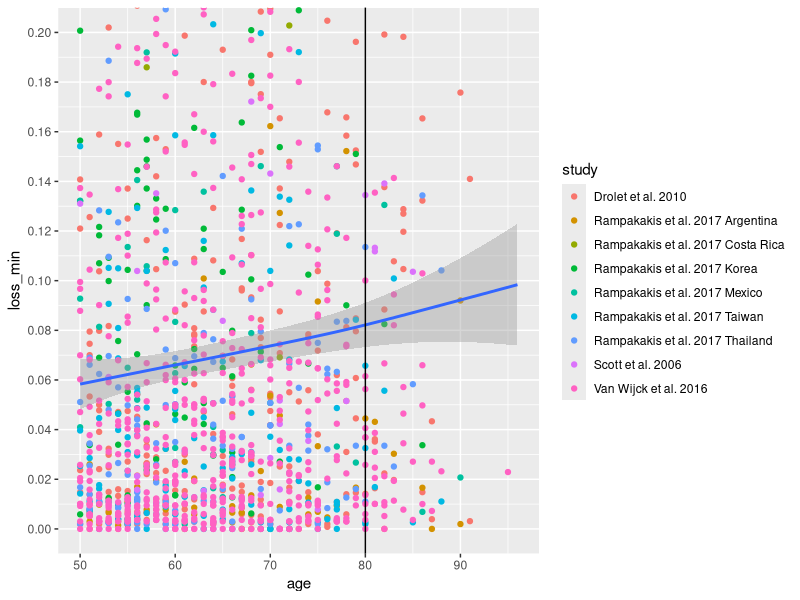
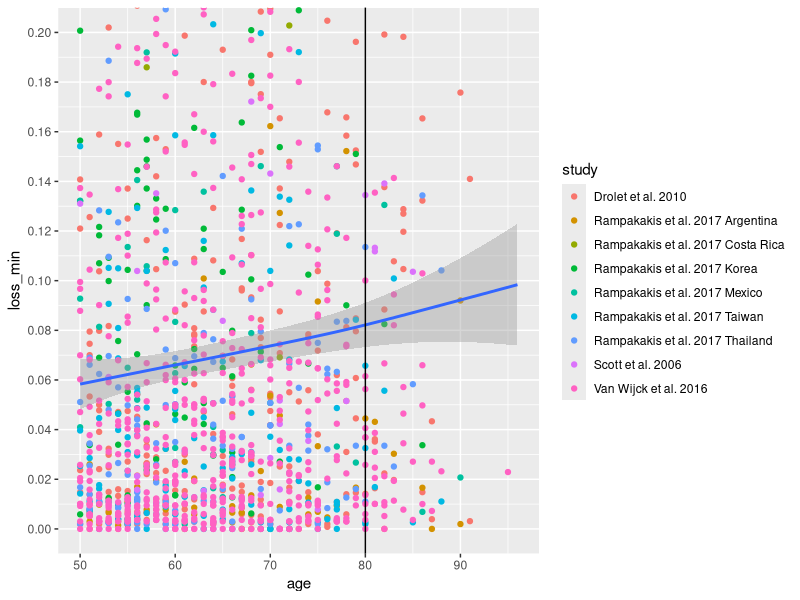
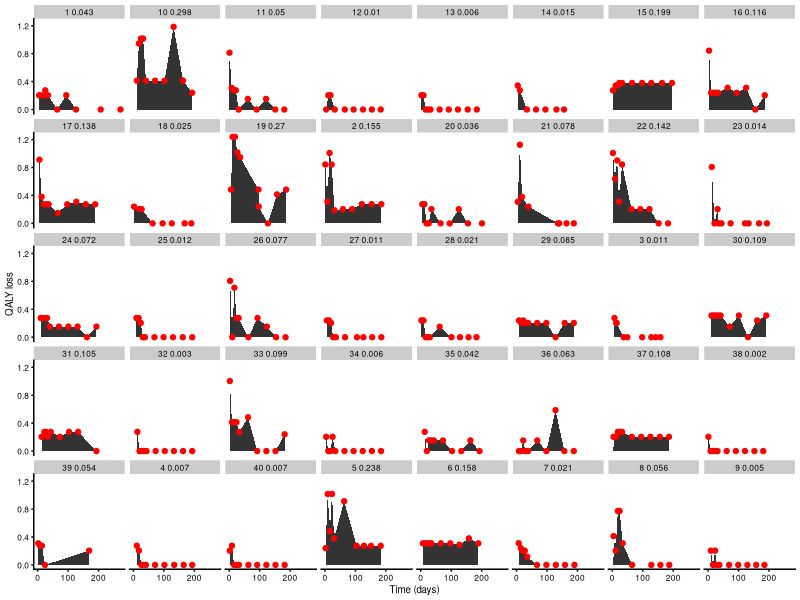
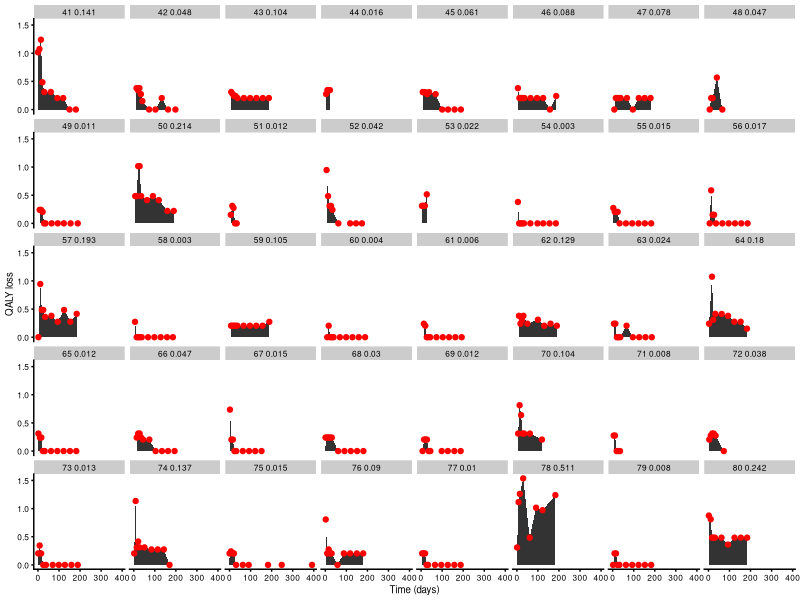
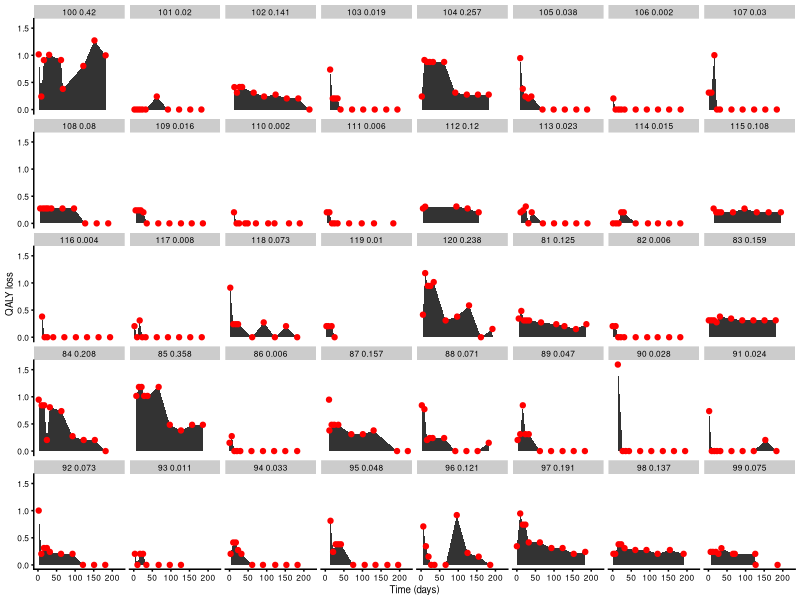
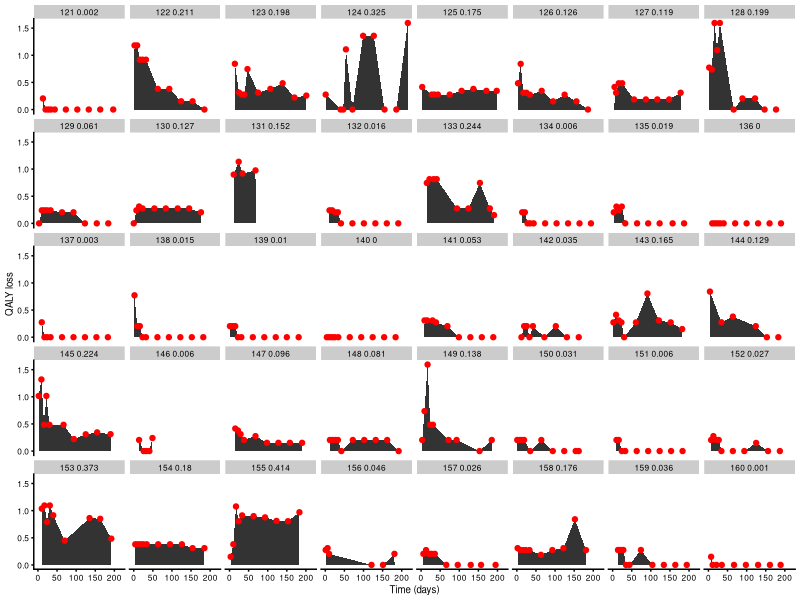
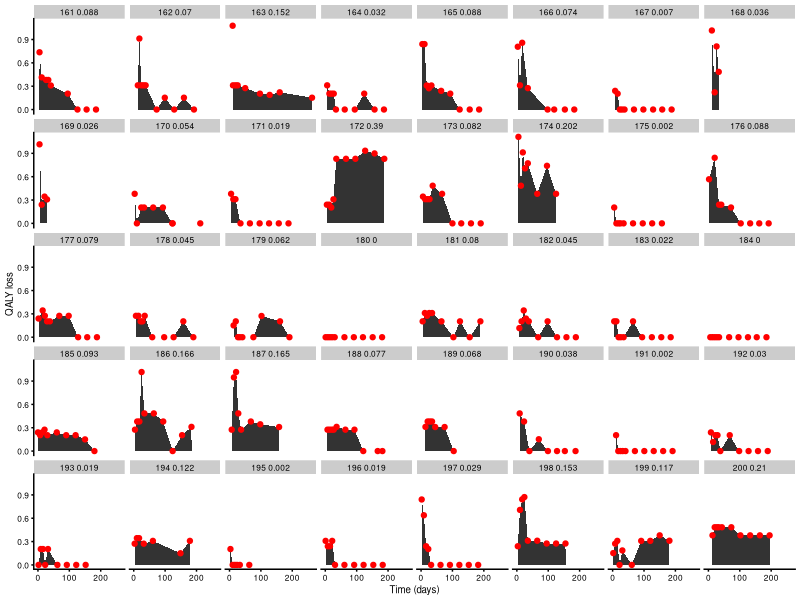
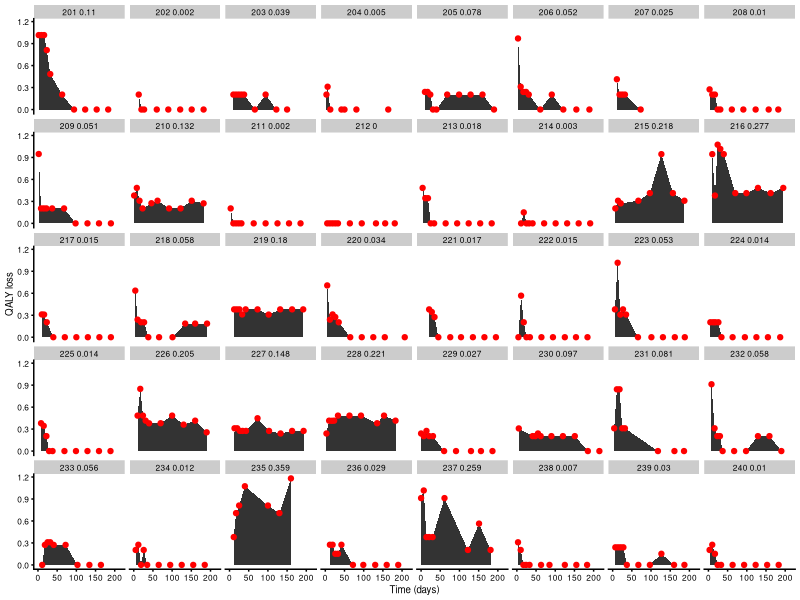

These figures' R source, in order: (Note: a time limit stopped this script after it produced the figures.)
library(data.table)
library(ggplot2)

# Load data
data = fread("./data/27-06-2018 EQ5D_IL.df.mini EQ5D individual level data.csv")
data = data[order(study, Patient.ID, time_points)]

# This explores QALY loss as the area under the polygon defined by loss
# measurements, e.g. if 1 - EQ5D measurements are *, looks like this:
#           *                                   
#          #|##                                 
#        ###|#####*                    *        
#      *####|#####|#####          #####|         
# -----|####|#####|##########*#########|--------
#
# i.e. no area "sticks out" before the first point on the time axis or after
# the last point on the time axis. My argument is that the QALY loss for a
# given patient should be at least this much.

# Calculate QALY loss for each patient
area = function(t, x)
{
    widths = diff(t)
    heights = (head(x, -1) + tail(x, -1)) / 2
    sum(widths * heights)
}
losses = data[, .(loss_min = area(time_points, 1 - EQ5D) / 365.25), 
    by = .(study, Patient.ID, age)]

# Look at trend in QALY loss with age
ggplot(losses[age >= 50], aes(x = age, y = loss_min)) +
    geom_point(aes(colour = study)) +
    geom_smooth() +
    geom_vline(aes(xintercept = 80)) + 
    coord_cartesian(ylim = c(0, 0.2)) +
    scale_y_continuous(breaks = seq(0, 0.2, by = 0.02))
ggsave("./experimental/example_area_age.pdf", width = 8, height = 4)

# Look at individual QALY loss per patient
data = merge(data, losses, by = c("study", "Patient.ID", "age"), all = TRUE)
data[, patient_number := .GRP, by = .(study, Patient.ID)]
data[, panel_id := paste(patient_number, round(loss_min, 3))]

# Save as a multi-page figure
pdf("./experimental/example_area_individual.pdf", width = 10, height = 6)

patients = data[, unique(Patient.ID)]
for (p in seq(1, length(patients), by = 40)) {
    cat(".")
    pat = patients[p:(p + 39)]
    pat = pat[!is.na(pat)]
    plot = ggplot(data[Patient.ID %in% pat]) +
        geom_area(aes(x = time_points, y = 1 - EQ5D)) +
        geom_point(aes(x = time_points, y = 1 - EQ5D), colour = "red") +
        facet_wrap(~panel_id, nrow = 5, ncol = 8) +
        cowplot::theme_cowplot(font_size = 7) +
        labs(x = "Time (days)", y = "QALY loss")
    print(plot)
}

dev.off()
